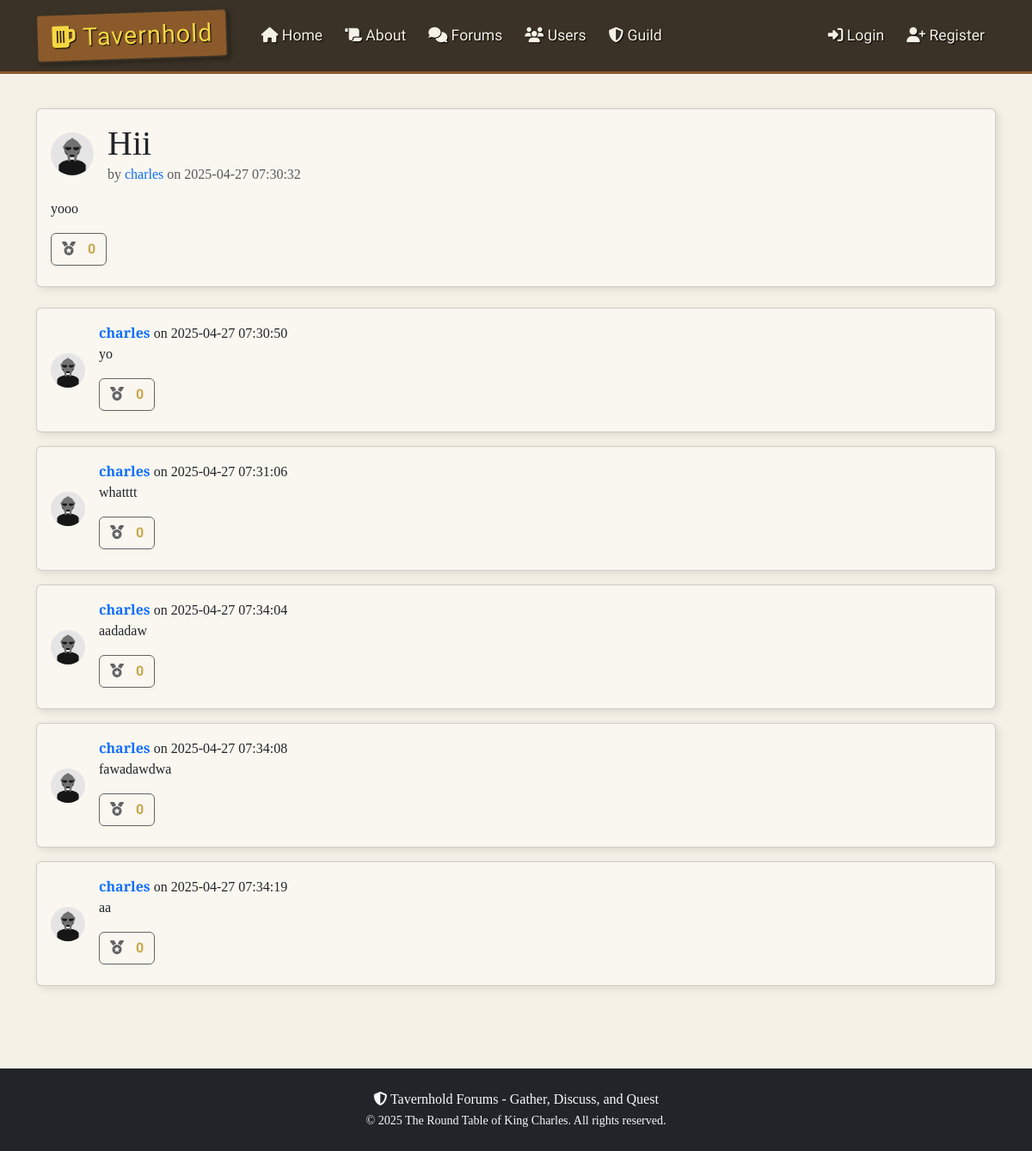
Screenshot of /thread/1 with the database file from the repository.
### thforums/models.py (models this page shows, shortened)
class User(db.Model, UserMixin):
    id = db.Column(db.Integer, primary_key=True)  # unique id for each user
    username = db.Column(db.String(20), unique=True, nullable=False)  # username must be unique
    email = db.Column(db.String(120), unique=True, nullable=False)  # email must be unique
    image_file = db.Column(db.String(20), nullable=False, default="default.png")  # profile picture
    password = db.Column(db.String(60), nullable=False)  # hashed password
    gender = db.Column(db.String(10), nullable=True)  # gender field
    birthdate = db.Column(db.Date, nullable=True)  # birthdate field
    bio = db.Column(db.Text, nullable=True)  # bio field
    threads = db.relationship("Thread", backref="author", lazy=True)  # relationship to threads created by the user
    replies = db.relationship("Reply", backref="author", lazy=True)  # relationship to replies made by the user
    exp = db.Column(db.Integer, nullable=False, default=0)  # exp for user, default 0
    level = db.Column(db.Integer, nullable=False, default=1)  # user level, default 1
    commends_received = db.relationship("Commend", backref="user_target", lazy=True, primaryjoin="User.id==Commend.user_id_target")

class Thread(db.Model):
    id = db.Column(db.Integer, primary_key=True)  # unique id for each thread
    title = db.Column(db.String(100), nullable=False)  # thread title
    date_posted = db.Column(db.DateTime, nullable=False, default=datetime.utcnow)  # timestamp of thread creation
    content = db.Column(db.Text, nullable=False)  # thread content
    user_id = db.Column(db.Integer, db.ForeignKey("user.id"), nullable=False)  # foreign key linking to the user who created the thread
    category = db.Column(db.String(50), nullable=False)  # category of the thread
    replies = db.relationship("Reply", backref="thread", lazy=True)  # relationship to replies in the thread
    edited = db.Column(db.Boolean, default=False)  # flag to indicate if the thread was edited
    last_edited = db.Column(db.DateTime)  # timestamp of the last edit
    commends = db.relationship("Commend", backref="thread", lazy=True, primaryjoin="Thread.id==Commend.thread_id")
    def commend_count(self):
        return len([c for c in self.commends if c.thread_id == self.id])

class Reply(db.Model):
    id = db.Column(db.Integer, primary_key=True)  # unique id for each reply
    content = db.Column(db.Text, nullable=False)  # reply content
    date_posted = db.Column(db.DateTime, nullable=False, default=datetime.utcnow)  # timestamp of reply creation
    user_id = db.Column(db.Integer, db.ForeignKey("user.id"), nullable=False)  # foreign key linking to the user who made the reply
    thread_id = db.Column(db.Integer, db.ForeignKey("thread.id"), nullable=False)  # foreign key linking to the thread being replied to
    edited = db.Column(db.Boolean, default=False)  # flag to indicate if the reply was edited
    last_edited = db.Column(db.DateTime)  # timestamp of the last edit
    deleted = db.Column(db.Boolean, default=False)  # flag to indicate if the reply is deleted
    commends = db.relationship("Commend", backref="reply", lazy=True, primaryjoin="Reply.id==Commend.reply_id")
    def commend_count(self):
        return len([c for c in self.commends if c.reply_id == self.id])

### thforums/routes.py (the view, shortened to what this page needs)
@app.route("/thread/<int:thread_id>", methods=["GET", "POST"])
def view_thread(thread_id):
    thread = Thread.query.get_or_404(thread_id)  # get the thread or return 404 if not found
    form = ReplyForm()
    page = request.args.get("page", 1, type=int)  # get the current page number
    replies = Reply.query.filter_by(thread_id=thread.id).order_by(Reply.date_posted.asc()).paginate(page=page, per_page=5)
    return render_template("thread.html", title=thread.title, thread=thread, form=form, replies=replies)

### thforums/routes.py (called while the page is built)
@app.context_processor
def inject_random_users():
    random_users = sample(User.query.all(), min(3, User.query.count())) if User.query.count() > 0 else []
    sidebar_exp = None
    sidebar_level = None
    sidebar_exp_required = None
    if current_user.is_authenticated:
        sidebar_exp = current_user.exp
        sidebar_level = current_user.level
        sidebar_exp_required = current_user.required_exp_for_next_level()
    return {
        'random_users': random_users,
        'sidebar_exp': sidebar_exp,
        'sidebar_level': sidebar_level,
        'sidebar_exp_required': sidebar_exp_required
    }

### thforums/templates/thread.html (shortened to what this page needs)
{% extends 'layout.html' %}
{% block content %}
<div class="card mb-4">
    <div class="card-body">
        <div class="d-flex align-items-center mb-3">
            <img src="{{ url_for('static', filename='profile_pics/' + thread.author.image_file) }}"
                 alt="Profile Picture"
                 class="profile-pic me-3">
            <div>
                <h1 class="mb-0">{{ thread.title }}</h1>
                <p class="text-muted mb-0">by <a href="{{ url_for('user_profile', username=thread.author.username) }}" class="text-decoration-none">{{ thread.author.username }}</a> on {{ thread.date_posted.strftime('%Y-%m-%d %H:%M:%S') }}</p>
            </div>
        </div>
        <p>{{ thread.content }}</p>
        <div class="d-flex align-items-center mb-2">
            <button
                class="btn btn-commend-thread me-2 {% if current_user.is_authenticated and thread.is_commended_by(current_user) %}commended{% endif %}"
                data-thread-id="{{ thread.id }}"
                {% if not current_user.is_authenticated %}disabled title="Log in to commend"{% endif %}>
                <i class="fas fa-medal"></i>
                <span class="commend-count">{{ thread.commend_count() }}</span>
            </button>
        </div>
    </div>
</div>
{% for reply in replies.items %}
    <div class="card mb-3">
        <div class="card-body d-flex align-items-center">
            <img src="{{ url_for('static', filename='profile_pics/' + reply.author.image_file) }}"
                 alt="Profile Picture"
                 class="reply-pic me-3">
            <div>
                {% if reply.deleted %}
                    <p class="text-muted"><i>Reply has been deleted</i></p>
                {% else %}
                    <p class="mb-0"><b><a href="{{ url_for('user_profile', username=reply.author.username) }}" class="text-decoration-none">{{ reply.author.username }}</a></b> on {{ reply.date_posted.strftime('%Y-%m-%d %H:%M:%S') }}</p>
                    <p>{{ reply.content }}</p>
                    <div class="d-flex align-items-center mb-2">
                        <button
                            class="btn btn-commend-reply me-2 {% if current_user.is_authenticated and reply.is_commended_by(current_user) %}commended{% endif %}"
                            data-reply-id="{{ reply.id }}"
                            {% if not current_user.is_authenticated %}disabled title="Log in to commend"{% endif %}>
                            <i class="fas fa-medal"></i>
                            <span class="commend-count">{{ reply.commend_count() }}</span>
                        </button>
                    </div>
                {% endif %}
            </div>
        </div>
    </div>
{% endfor %}
{% endblock %}

### thforums/static/css/styles.css (style rules this page uses)
:root { --background-color: #f5f1e6; --background-image: url('https://i.pinimg.com/736x/b9/69/e1/b969e18f60defad33dd623985b8af591.jpg'); --background-repeat: no-repeat; --background-size: 100% 100%; --background-attachment: fixed; --font-family: 'Cinzel', serif; --text-color: #3a3226; --navbar-bg-color: #3a3226; --navbar-border-color: #8b5a2b; --navbar-text-color: #f5f1e6; --btn-bg-color: #8b5a2b; --btn-hover-bg-color: #6d4a2b; --btn-text-color: #f5f1e6; --card-bg-color: #f9f7f0; --card-border-color: #8b5a2b; --alert-bg-color: #f5e7c6; --alert-border-color: #d4b97a; --alert-text-color: #5c3a21; }
html { height: 100%; }
body { background-color: var(--background-color); background-image: var(--background-image); background-repeat: no-repeat; background-size:cover; background-attachment: fixed; font-family: var(--font-family); color: var(--text-color); display: flex; flex-direction: column; min-height: 100%; }
.card { box-shadow: 3px 3px 10px rgba(0, 0, 0, 0.1); background-color: var(--card-bg-color); }
.btn-commend-thread, .btn-commend-reply { background-color: #e6d8a8; color: #8b5a2b; border: 1.5px solid #d4af37; font-family: 'MedievalSharp', cursive; transition: box-shadow 0.2s, background 0.2s, color 0.2s; box-shadow: 0 2px 6px rgba(212,175,55,0.08); }
.btn-commend-thread .fa-medal, .btn-commend-reply .fa-medal { margin-right: 4px; transition: color 0.2s, text-shadow 0.2s; }
.btn-commend-thread:disabled, .btn-commend-reply:disabled { opacity: 0.7; cursor: not-allowed; }
.btn-commend-thread .commend-count, .btn-commend-reply .commend-count { margin-left: 6px; font-weight: bold; color: #b8860b; }
.profile-pic { width: 50px; height: 50px; border-radius: 50%; margin-right: 10px; }
.reply-pic { width: 40px; height: 40px; border-radius: 50%; margin-right: 10px; }

### rows the page displays
User: image_file (placeholder picture), author.username "charles"
Thread: title "Hii", date_posted "2025-04-27 07:30:32", content "yooo"
Reply: image_file (placeholder picture), author.username "charles", date_posted "2025-04-27 07:30:50", content "yo", commend_count "0"
Reply: image_file (placeholder picture), author.username "charles", date_posted "2025-04-27 07:31:06", content "whatttt", commend_count "0"
Reply: image_file (placeholder picture), author.username "charles", date_posted "2025-04-27 07:34:04", content "aadadaw", commend_count "0"
Reply: image_file (placeholder picture), author.username "charles", date_posted "2025-04-27 07:34:08", content "fawadawdwa", commend_count "0"
Reply: image_file (placeholder picture), author.username "charles", date_posted "2025-04-27 07:34:19", content "aa", commend_count "0"

### other values shown
{{ thread.commend_count() }} "0"
